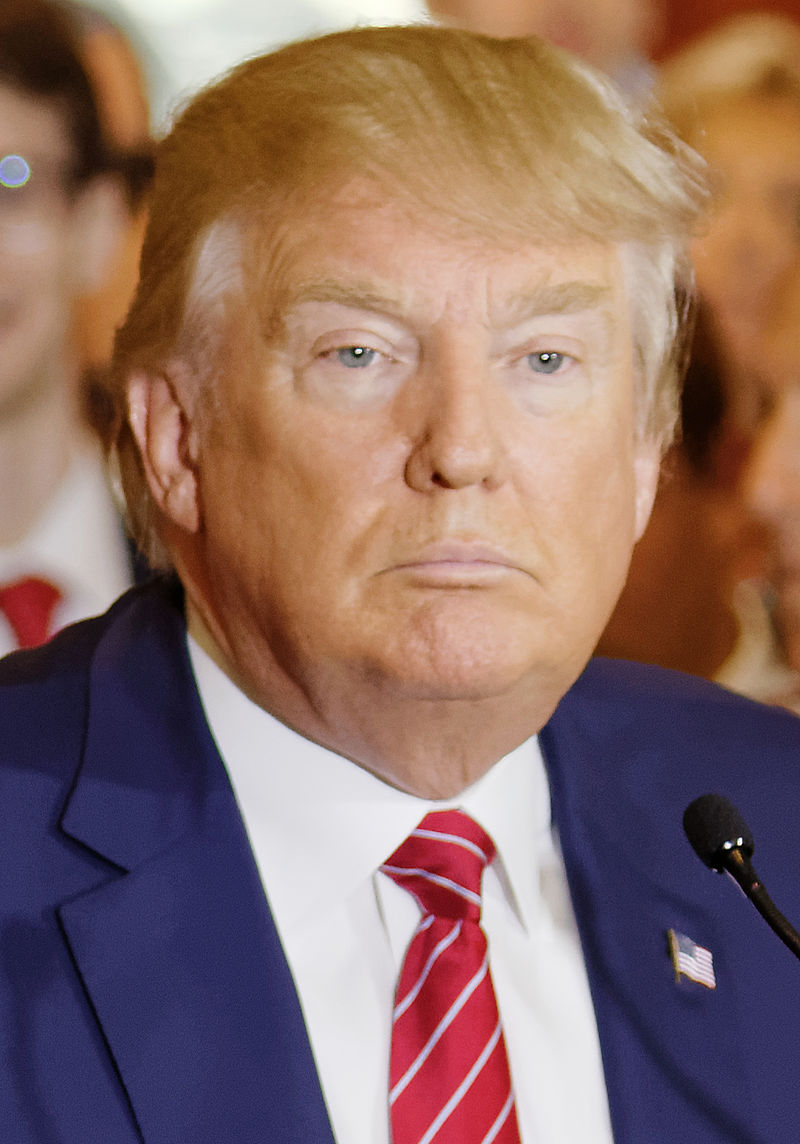
#> input picture DT.jpg, 800 x 1144 px, found by its file name
$ python first_attempt.py   (Python 2 division)
#> lines starting #> are read from the running program, lines starting #| are printed output that depends on the picture
'''
Created on 19 Dec 2015

@author: james
'''

import numpy as np
import matplotlib.pyplot as plt
import matplotlib.image as mpimg

def onclick(event):
    print 'button=%d, x=%d, y=%d, xdata=%f, ydata=%f'%(
        event.button, event.x, event.y, event.xdata, event.ydata)
    print '(%i, %i)'% (round(event.xdata), round(event.ydata))

def read_jpg(filename = '/Users/james/workspace/texture_analysis/DT.jpg'):
    '''Read jpg file into numpy array'''
    img = mpimg.imread(filename)
#> img is the input picture: shape (1144, 800, 3); mean R, G, B 139.7, 108.7, 100.6
    img = np.mean(img, axis = 2)
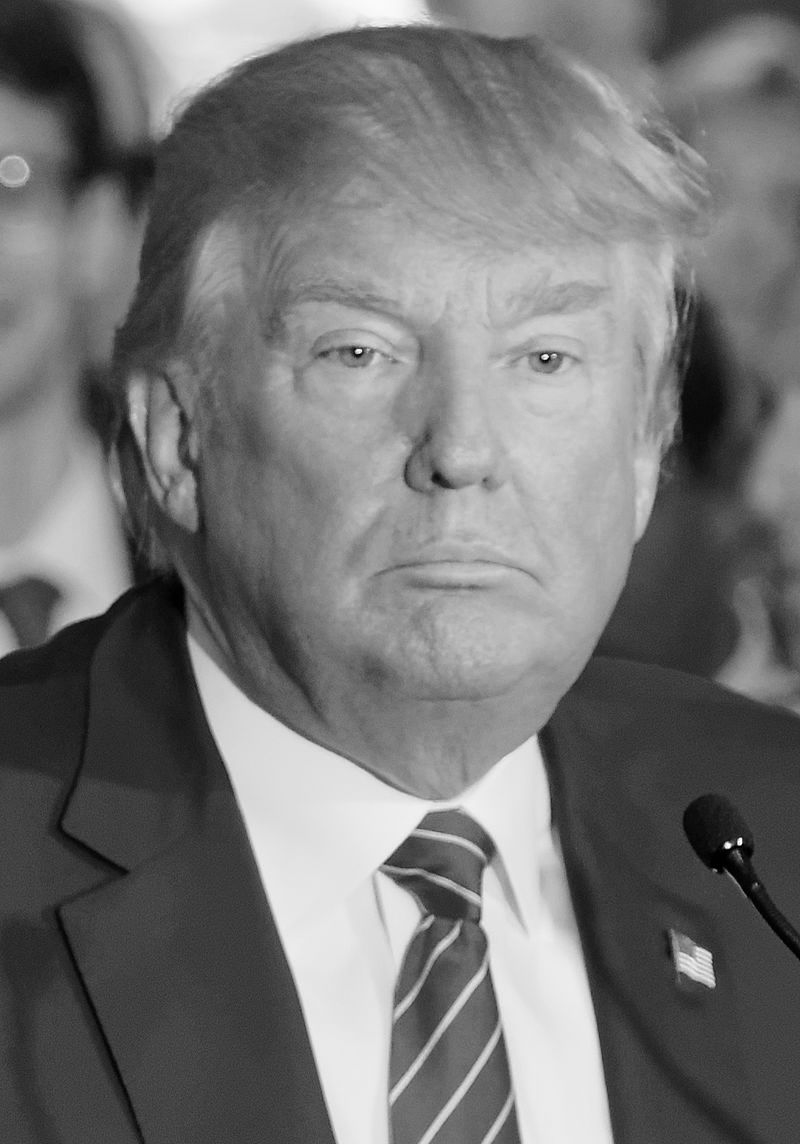
#> img: shape (1144, 800) float64; min 0, max 254.7, mean 116.4
    #plt.imshow(img, cmap = 'hot')
    #plt.show()
    return img

def select_points(data):
    '''Select points on image'''
    fig = plt.figure()
    ax = fig.add_subplot(111)
    ax.imshow(data, cmap = 'hot')
    cid = fig.canvas.mpl_connect('button_press_event', onclick)
    plt.show()
    fig.canvas.mpl_disconnect(cid)

if __name__ == '__main__':
    data = read_jpg()
    select_points(data)
